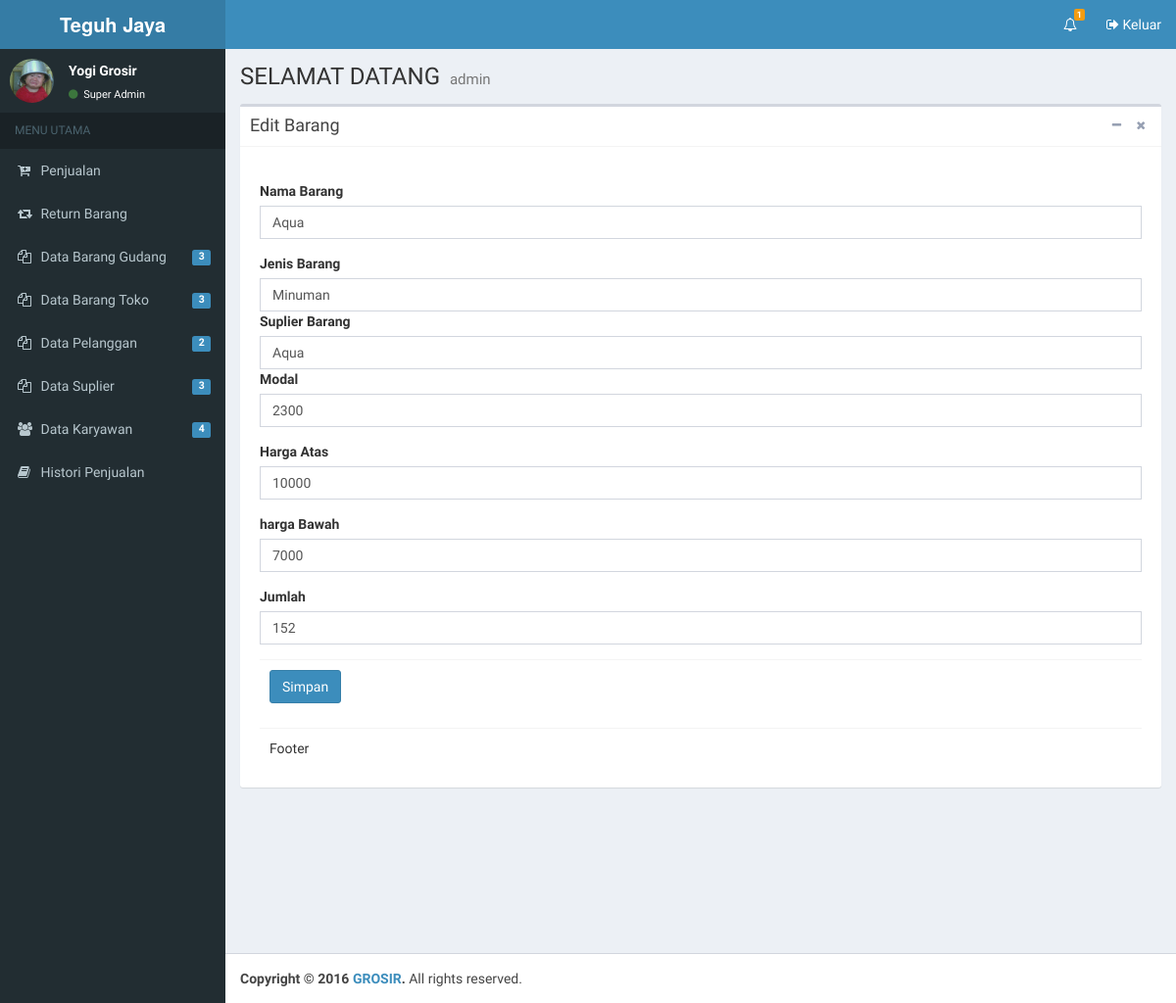
/toko_edit.php?id=46 (signed in), run on an earlier commit of the app's database.
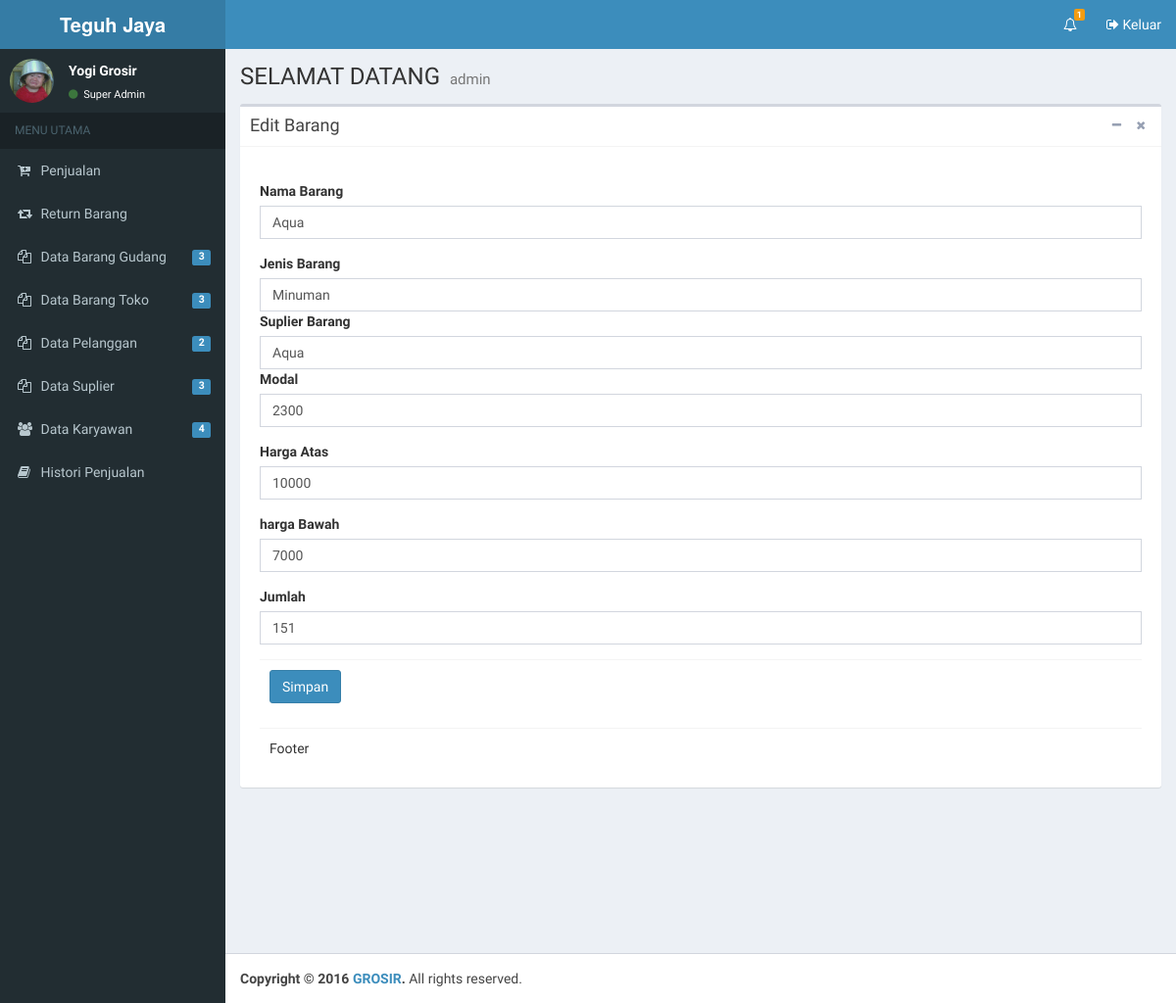
And on a later commit of the database.
### tables this page shows
CREATE TABLE IF NOT EXISTS `stok_toko` (
  `id_toko` int(11) NOT NULL AUTO_INCREMENT,
  `id_gudang` int(11) NOT NULL,
  `nama_toko` varchar(200) NOT NULL,
  `jenis_toko` text NOT NULL,
  `suplier_toko` text NOT NULL,
  `modal_toko` int(11) NOT NULL,
  `harga_atas_toko` int(11) NOT NULL,
  `harga_bawah_toko` int(11) NOT NULL,
  `jumlah_toko` int(11) NOT NULL,
  `sisa_toko` int(11) NOT NULL,
  `tanggal_masuktoko` date NOT NULL,
  PRIMARY KEY (`id_toko`)
);

CREATE TABLE IF NOT EXISTS `barang` (
  `id_gudang` int(11) NOT NULL AUTO_INCREMENT,
  `nama` text NOT NULL,
  `jenis` text NOT NULL,
  `suplier` text NOT NULL,
  `modal` int(11) NOT NULL,
  `harga_atas` int(11) NOT NULL,
  `harga_bawah` int(11) NOT NULL,
  `jumlah` int(11) NOT NULL,
  `sisa` int(11) NOT NULL,
  `tangal_masuk` date NOT NULL,
  PRIMARY KEY (`id_gudang`)
);

### toko_edit.php (the view, shortened to what this page needs)
<?php include "header.php";?>
  <div class="content-wrapper">
    <section class="content-header">
      <h1>
        SELAMAT DATANG
        <small>admin</small>
      </h1>
    </section>
    <section class="content">
      <div class="box">
        <div class="box-header with-border">
          <h3 class="box-title">Edit Barang</h3>
          <div class="box-tools pull-right">
            <button type="button" class="btn btn-box-tool" data-widget="collapse" data-toggle="tooltip" title="Collapse">
              <i class="fa fa-minus"></i></button>
            <button type="button" class="btn btn-box-tool" data-widget="remove" data-toggle="tooltip" title="Remove">
              <i class="fa fa-times"></i></button>
          </div>
        </div>
        <div class="box-body">
		<?php
			$id_brg=$_GET['id'];
			$sql="SELECT * FROM stok_toko, barang where stok_toko.id_toko='$id_brg' and barang.id_gudang=stok_toko.id_gudang";
			$exe=mysqli_query($koneksi,$sql);
			while ($data=mysqli_fetch_array($exe)){
		?>
         <form role="form" action="" method="post" enctype="multipart/form-data">
              <div class="box-body">
                <div class="form-group">
                  <label>Nama Barang</label>
                  <input type="text" name="nama" class="form-control" id="exampleInputEmail1"  value="<?php echo $data['nama'];?>">
                </div>
				<div class="form-group">
                  <label for="exampleInputEmail1">Jenis Barang</label>
                  <input type="text" name="jenis" class="form-control" id="exampleInputEmail1"value="<?php echo $data['jenis_toko'];?>"
                </div>
				<div class="form-group">
                  <label for="exampleInputEmail1">Suplier Barang</label>
                  <input type="text" name="suplier" class="form-control" id="exampleInputEmail1" value="<?php echo $data['suplier_toko'];?>"
                </div>
				<div class="form-group">
                  <label for="exampleInputEmail1">Modal</label>
                  <input type="text" name="modal" class="form-control" id="exampleInputEmail1"value="<?php echo $data['modal_toko'];?>"">
                </div>
				<div class="form-group">
                  <label for="exampleInputEmail1">Harga Atas</label>
                  <input type="text" name="harga_atas"class="form-control" id="exampleInputEmail1" value="<?php echo $data['harga_atas_toko'];?>"">
                </div>
				<div class="form-group">
                  <label for="exampleInputEmail1">harga Bawah</label>
                  <input type="text" name="harga_bawah" class="form-control" id="exampleInputEmail1" value="<?php echo $data['harga_bawah_toko'];?>"">
                </div>
				<div class="form-group">
                  <label>Jumlah</label>
                  <input type="text" name="jumlah" class="form-control" id="exampleInputEmail1" value="<?php echo $data['jumlah_toko'];?>"">
                </div>
              </div>
              <div class="box-footer">
                <input type="submit" name="ubah" class="btn btn-primary" value="Simpan">
              </div>
            </form>
			<?php } ?>
        </div>
        <div class="box-footer">
          Footer
        </div>
      </div>
    </section>
  </div>
<?php include "footer.php";?>

What changed in the data, as far as the page shows it:
changed stok_toko "Aqua": jumlah "152" → "151"
